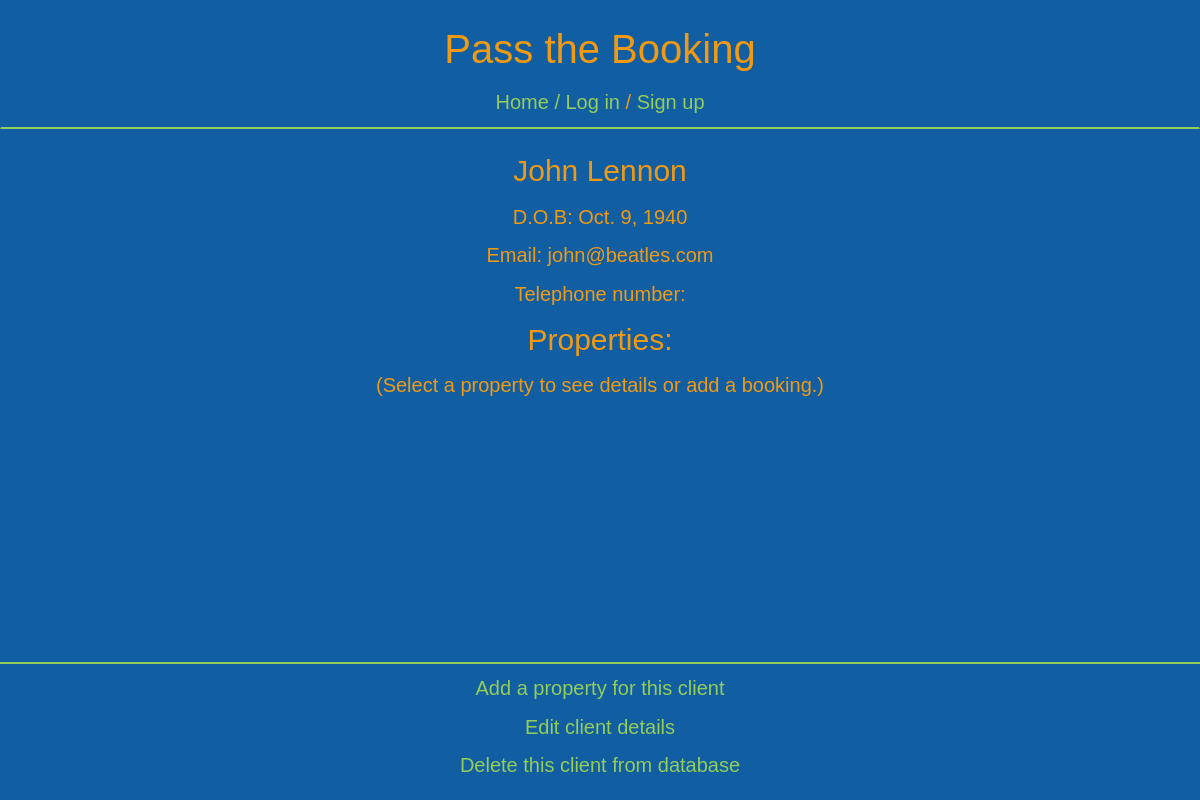
The app's page /clients/1/, older data.
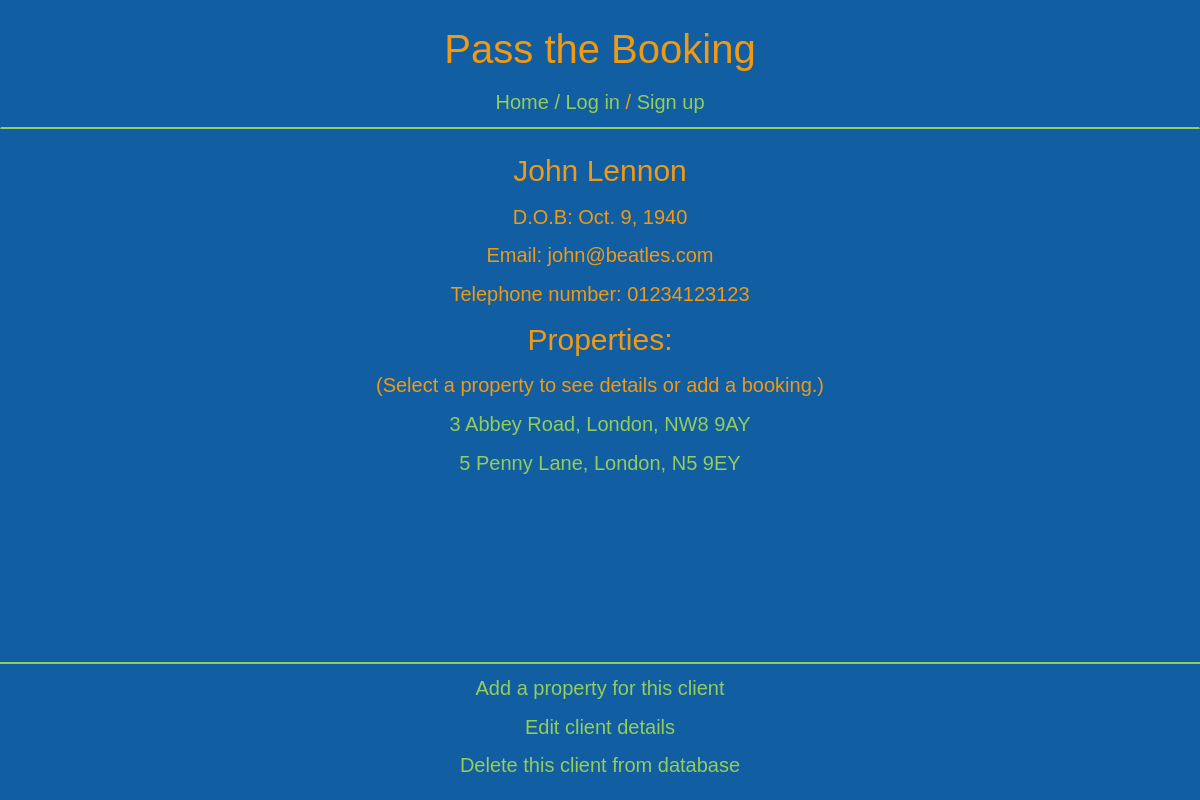
The same page, newer data.
### pass_the_booking/models.py (models this page shows, shortened)
class Client(models.Model):
    name = models.CharField(max_length=200)
    email = models.EmailField(max_length=254)
    dob = models.DateField()
    telephone = models.CharField(max_length=200)

class Property(models.Model):
    client = models.ForeignKey(Client, on_delete=models.CASCADE)
    address = models.TextField()
    price = models.IntegerField()
    bedrooms = models.IntegerField()
    internet = models.BooleanField()

### pass_the_booking/views/clients.py (the view)
# urls.py: url(r'^clients/(?P<pk>\d+)/$', views.client_detail, name='client_detail'),
def client_detail(request, pk):
    client = get_object_or_404(Client, pk=pk)
    properties = client.property_set.all()
    return render(request, 'pass_the_booking/clients/client_detail.html', {'client': client, 'properties': properties})

### pass_the_booking/templates/pass_the_booking/clients/client_detail.html
{% extends 'pass_the_booking/base.html' %}
{% block content %}
  <div class='main'>
    <div>
      <p class='subtitle'>{{ client.name }}</p>
      <p>D.O.B: {{ client.dob }}</p>
      <p>Email: {{ client.email }}</p>
      <p>Telephone number: {{ client.telephone }}</p>
    </div>
    <div>
      <p class='subtitle'>Properties:</p>
      <p>(Select a property to see details or add a booking.)</p>
      {% for property in properties %}
        <p><a href="{% url 'property_detail' pk=property.pk %}">{{ property.address }}</a></p>
      {% endfor %}
    </div>
  </div>
  <div class='bottom-navbar'>
    <p><a href="{% url 'property_new' pk=client.pk %}">Add a property for this client</a></p>
    <p><a href="{% url 'client_edit' pk=client.pk %}">Edit client details</a></p>
    <p><a href="{% url 'client_delete' pk=client.pk %}">Delete this client from database</a></p>
  </div>
{% endblock %}

Row changes from the older to the newer data that the page shows:
changed Client "John Lennon": telephone (not shown) → "01234123123"
added Property: address "3 Abbey Road, London, NW8 9AY"
added Property: address "5 Penny Lane, London, N5 9EY"
